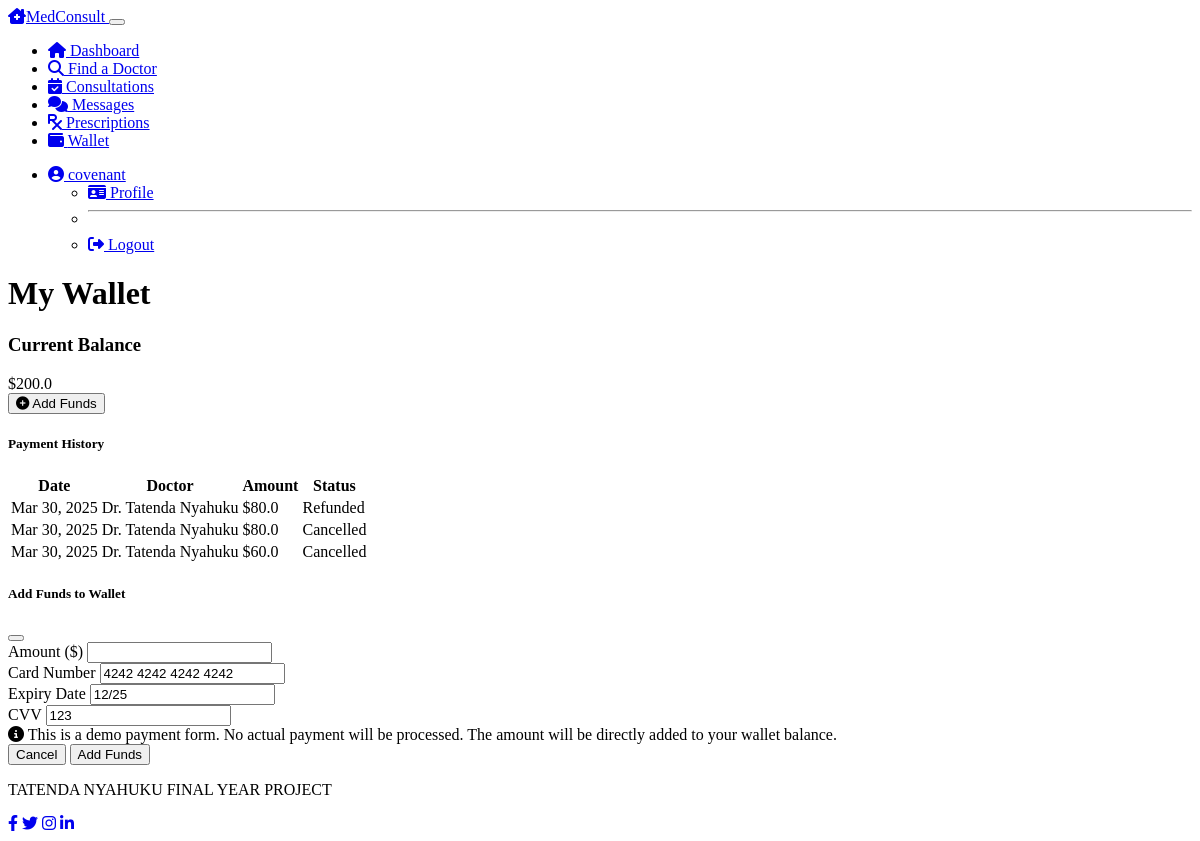
The app's page /patient/wallet (signed in), older data.
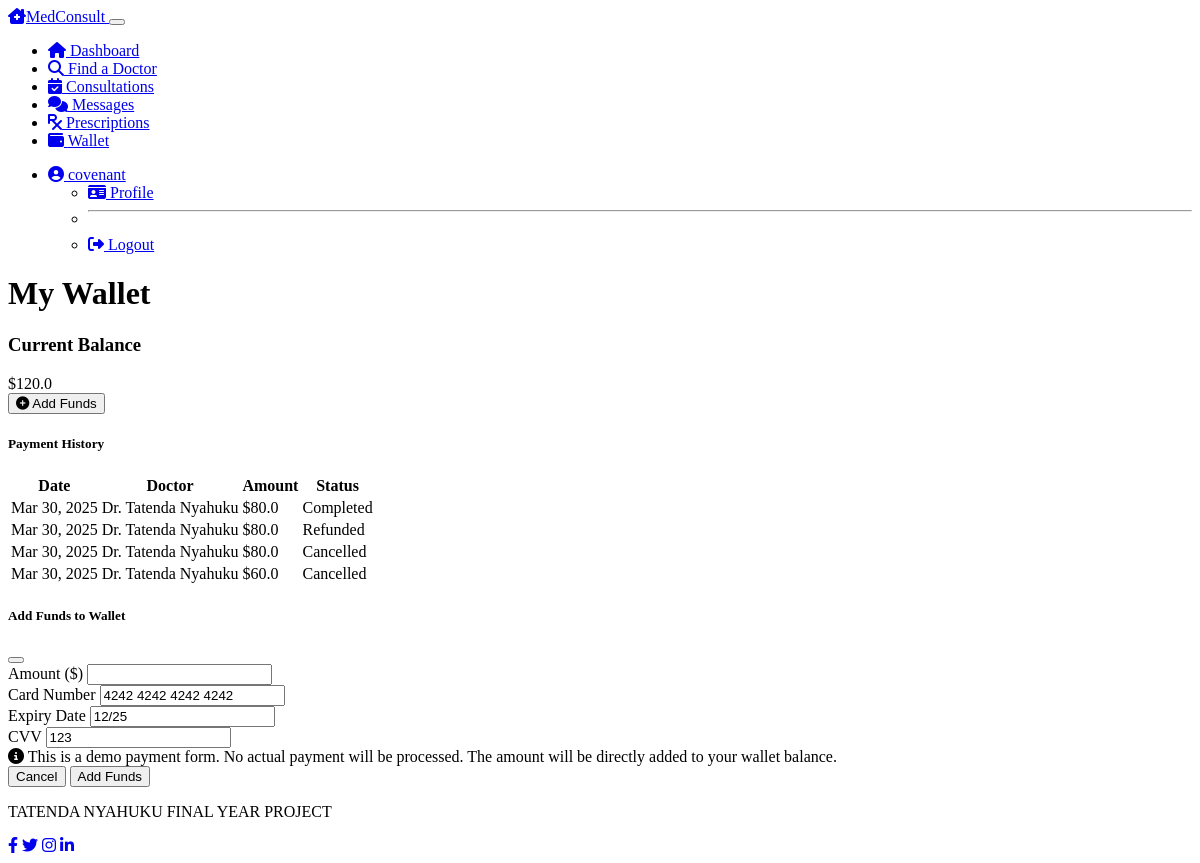
The same page, newer data.
### models.py (models this page shows, shortened)
class User(UserMixin, db.Model):
    __tablename__ = 'users'
    id = db.Column(db.Integer, primary_key=True)
    email = db.Column(db.String(120), unique=True, nullable=False)
    username = db.Column(db.String(64), nullable=False)
    password_hash = db.Column(db.String(256), nullable=False)
    role = db.Column(db.String(20), nullable=False)  # 'patient', 'doctor', 'admin'
    created_at = db.Column(db.DateTime, default=datetime.utcnow)
    patient = db.relationship('Patient', backref='user', uselist=False, lazy=True)
    doctor = db.relationship('Doctor', backref='user', uselist=False, lazy=True)

class Patient(db.Model):
    __tablename__ = 'patients'
    id = db.Column(db.Integer, primary_key=True)
    user_id = db.Column(db.Integer, db.ForeignKey('users.id'), nullable=False)
    first_name = db.Column(db.String(50), nullable=False)
    last_name = db.Column(db.String(50), nullable=False)
    date_of_birth = db.Column(db.Date, nullable=True)
    phone_number = db.Column(db.String(20), nullable=True)
    address = db.Column(db.String(200), nullable=True)
    consultations = db.relationship('Consultation', backref='patient', lazy=True)
    wallet_balance = db.Column(db.Float, default=0.0)

class Payment(db.Model):
    __tablename__ = 'payments'
    id = db.Column(db.Integer, primary_key=True)
    consultation_id = db.Column(db.Integer, db.ForeignKey('consultations.id'), nullable=False)
    amount = db.Column(db.Float, nullable=False)
    status = db.Column(db.String(50), default='pending')  # pending, completed, refunded
    timestamp = db.Column(db.DateTime, default=datetime.utcnow)
    consultation = db.relationship('Consultation', foreign_keys=[consultation_id])

class Doctor(db.Model):
    __tablename__ = 'doctors'
    id = db.Column(db.Integer, primary_key=True)
    user_id = db.Column(db.Integer, db.ForeignKey('users.id'), nullable=False)
    first_name = db.Column(db.String(50), nullable=False)
    last_name = db.Column(db.String(50), nullable=False)
    specialty = db.Column(db.String(100), nullable=False)
    license_number = db.Column(db.String(50), nullable=False)
    qualifications = db.Column(db.Text, nullable=True)
    min_fee = db.Column(db.Float, nullable=False)
    max_fee = db.Column(db.Float, nullable=False)
    is_verified = db.Column(db.Boolean, default=False)
    consultations = db.relationship('Consultation', backref='doctor', lazy=True)

### routes.py (the view, shortened to what this page needs)
@app.route('/patient/wallet', methods=['GET', 'POST'])
@login_required
@patient_required
def patient_wallet():
    payments = Payment.query.join(Consultation).filter(
        Consultation.patient_id == current_user.patient.id
    ).order_by(Payment.timestamp.desc()).all()
    return render_template('patient/wallet.html',
                          title='My Wallet',
                          wallet_balance=current_user.patient.wallet_balance,
                          payments=payments)

### models.py (called while the page is built)
@login_manager.user_loader
def load_user(user_id):
    user = User.query.get(int(user_id))
    if user:
        return user
    return None

### routes.py (called while the page is built)
def patient_required(f):
    @wraps(f)
    def decorated_function(*args, **kwargs):
        if not current_user.is_authenticated or current_user.role != 'patient':
            flash('Access denied: Patient access required', 'danger')
            return redirect(url_for('login'))
        return f(*args, **kwargs)
    return decorated_function

### templates/patient/wallet.html (shortened to what this page needs)
{% extends "layout.html" %}
{% block content %}
<div class="row mb-4">
    <div class="col-12">
        <h1 class="mb-4">My Wallet</h1>
    </div>
</div>
<div class="row">
    <div class="col-md-4 mb-4">
        <div class="card bg-dark text-light h-100">
            <div class="card-body text-center">
                <h3 class="mb-4">Current Balance</h3>
                <div class="display-4 mb-4">${{ wallet_balance|round(2) }}</div>
                <button class="btn btn-primary" data-bs-toggle="modal" data-bs-target="#addFundsModal">
                    <i class="fas fa-plus-circle me-1"></i> Add Funds
                </button>
            </div>
        </div>
    </div>
    <div class="col-md-8">
        <div class="card bg-dark text-light">
            <div class="card-header">
                <h5 class="mb-0">Payment History</h5>
            </div>
            <div class="card-body">
                {% if payments %}
                    <div class="table-responsive">
                        <table class="table table-dark table-striped">
                            <thead>
                                <tr>
                                    <th>Date</th>
                                    <th>Doctor</th>
                                    <th>Amount</th>
                                    <th>Status</th>
                                </tr>
                            </thead>
                            <tbody>
                                {% for payment in payments %}
                                    <tr>
                                        <td>{{ payment.timestamp.strftime('%b %d, %Y') }}</td>
                                        <td>Dr. {{ payment.consultation.doctor.first_name }} {{ payment.consultation.doctor.last_name }}</td>
                                        <td>${{ payment.amount }}</td>
                                        <td>
                                            {% if payment.status == 'pending' %}
                                                {% if payment.consultation.status == 'cancelled' %}
                                                    <span class="badge bg-secondary">Cancelled</span>
                                                {% else %}
                                                    <span class="badge bg-warning text-dark">Pending</span>
                                                {% endif %}
                                            {% elif payment.status == 'completed' %}
                                                <span class="badge bg-success">Completed</span>
                                            {% elif payment.status == 'refunded' %}
                                                <span class="badge bg-info">Refunded</span>
                                            {% endif %}
                                        </td>
                                    </tr>
                                {% endfor %}
                            </tbody>
                        </table>
                    </div>
                {% else %}
                    <div class="alert alert-info">
                        <i class="fas fa-info-circle me-2"></i>
                        No payment history yet.
                    </div>
                {% endif %}
            </div>
        </div>
    </div>
</div>
<div class="modal fade" id="addFundsModal" tabindex="-1" aria-labelledby="addFundsModalLabel" aria-hidden="true">
    <div class="modal-dialog">
        <div class="modal-content bg-dark text-light">
            <div class="modal-header">
                <h5 class="modal-title" id="addFundsModalLabel">Add Funds to Wallet</h5>
                <button type="button" class="btn-close" data-bs-dismiss="modal" aria-label="Close"></button>
            </div>
            <div class="modal-body">
                <form id="add-funds-form" method="post" action="{{ url_for('patient_wallet') }}">
                    <div class="form-group mb-3">
                        <label for="amount" class="form-label">Amount ($)</label>
                        <input type="number" class="form-control" id="amount" name="amount" min="10" step="1" required>
                    </div>
                    <div class="form-group mb-3">
                        <label for="cardNumber" class="form-label">Card Number</label>
                        <input type="text" class="form-control" id="cardNumber" placeholder="**** **** **** ****" value="4242 4242 4242 4242" required>
                    </div>
                    <div class="row mb-3">
                        <div class="col-md-6">
                            <label for="expiryDate" class="form-label">Expiry Date</label>
                            <input type="text" class="form-control" id="expiryDate" placeholder="MM/YY" value="12/25" required>
                        </div>
                        <div class="col-md-6">
                            <label for="cvv" class="form-label">CVV</label>
                            <input type="text" class="form-control" id="cvv" placeholder="***" value="123" required>
                        </div>
                    </div>
                    <div class="alert alert-info">
                        <i class="fas fa-info-circle me-2"></i>
                        This is a demo payment form. No actual payment will be processed.
                        The amount will be directly added to your wallet balance.
                    </div>
            </div>
            <div class="modal-footer">
                <button type="button" class="btn btn-secondary" data-bs-dismiss="modal">Cancel</button>
                <button type="submit" class="btn btn-primary">Add Funds</button>
            </div>
        </div>
    </div>
</div>
{% endblock %}

### templates/layout.html (shortened to what this page needs)
<!DOCTYPE html>
<html lang="en" data-bs-theme="dark">
<head>
    <link rel="stylesheet" href="https://cdn.replit.com/agent/bootstrap-agent-dark-theme.min.css">
    <link rel="stylesheet" href="https://cdnjs.cloudflare.com/ajax/libs/font-awesome/6.4.0/css/all.min.css">
    <link rel="stylesheet" href="{{ url_for('static', filename='css/styles.css') }}">
</head>
<body>
    <div class="content-wrapper">
        <header>
            {% if current_user.is_authenticated %}
                {% if current_user.role == 'patient' %}
                    {% include 'patient/navbar.html' %}
                {% elif current_user.role == 'doctor' %}
                    {% include 'doctor/navbar.html' %}
                {% elif current_user.role == 'admin' %}
                    {% include 'admin/navbar.html' %}
                {% endif %}
            {% endif %}
        </header>
        <main class="main-content py-4">
            <div class="container">
                {% block content %}{% endblock %}
            </div>
        </main>
        <footer class="footer bg-dark text-light py-3 mt-auto">
            <div class="container">
                <div class="row">
                    <div class="col-md-6">
                        <p class="mb-0">TATENDA NYAHUKU FINAL YEAR PROJECT</p>
                    </div>
                    <div class="col-md-6 text-md-end">
                        <a href="#" class="text-light me-3"><i class="fab fa-facebook-f"></i></a>
                        <a href="#" class="text-light me-3"><i class="fab fa-twitter"></i></a>
                        <a href="#" class="text-light me-3"><i class="fab fa-instagram"></i></a>
                        <a href="#" class="text-light"><i class="fab fa-linkedin-in"></i></a>
                    </div>
                </div>
            </div>
        </footer>
    </div>
</body>
</html>

### templates/patient/navbar.html (shortened to what this page needs)
<nav class="navbar navbar-expand-lg navbar-dark bg-dark">
    <div class="container">
        <a class="navbar-brand" href="{{ url_for('patient_dashboard') }}">
            <i class="fas fa-clinic-medical me-2"></i>MedConsult
        </a>
        <button class="navbar-toggler" type="button" data-bs-toggle="collapse" data-bs-target="#navbarPatient" aria-controls="navbarPatient" aria-expanded="false" aria-label="Toggle navigation">
        </button>
        <div class="collapse navbar-collapse" id="navbarPatient">
            <ul class="navbar-nav me-auto">
                <li class="nav-item">
                    <a class="nav-link {% if request.path == url_for('patient_dashboard') %}active{% endif %}" href="{{ url_for('patient_dashboard') }}">
                        <i class="fas fa-home me-1"></i> Dashboard
                    </a>
                </li>
                <li class="nav-item">
                    <a class="nav-link {% if request.path == url_for('find_doctor') %}active{% endif %}" href="{{ url_for('find_doctor') }}">
                        <i class="fas fa-search me-1"></i> Find a Doctor
                    </a>
                </li>
                <li class="nav-item">
                    <a class="nav-link {% if request.path == url_for('patient_consultations') %}active{% endif %}" href="{{ url_for('patient_consultations') }}">
                        <i class="fas fa-calendar-check me-1"></i> Consultations
                    </a>
                </li>
                <li class="nav-item">
                    <a class="nav-link {% if request.path == url_for('patient_messages') %}active{% endif %}" href="{{ url_for('patient_messages') }}">
                        <i class="fas fa-comments me-1"></i> Messages
                    </a>
                </li>
                <li class="nav-item">
                    <a class="nav-link {% if request.path == url_for('patient_prescriptions') %}active{% endif %}" href="{{ url_for('patient_prescriptions') }}">
                        <i class="fas fa-prescription me-1"></i> Prescriptions
                    </a>
                </li>
                <li class="nav-item">
                    <a class="nav-link {% if request.path == url_for('patient_wallet') %}active{% endif %}" href="{{ url_for('patient_wallet') }}">
                        <i class="fas fa-wallet me-1"></i> Wallet
                    </a>
                </li>
            </ul>
            <ul class="navbar-nav">
                <li class="nav-item dropdown">
                    <a class="nav-link dropdown-toggle" href="#" id="navbarDropdown" role="button" data-bs-toggle="dropdown" aria-expanded="false">
                        <i class="fas fa-user-circle me-1"></i> {{ current_user.username }}
                    </a>
                    <ul class="dropdown-menu dropdown-menu-end" aria-labelledby="navbarDropdown">
                        <li>
                            <a class="dropdown-item {% if request.path == url_for('patient_profile') %}active{% endif %}" href="{{ url_for('patient_profile') }}">
                                <i class="fas fa-id-card me-2"></i> Profile
                            </a>
                        </li>
                        <li><hr class="dropdown-divider"></li>
                        <li>
                            <a class="dropdown-item" href="{{ url_for('logout') }}">
                                <i class="fas fa-sign-out-alt me-2"></i> Logout
                            </a>
                        </li>
                    </ul>
                </li>
            </ul>
        </div>
    </div>
</nav>

Row changes from the older to the newer data that the page shows:
changed Patient: wallet_balance "200.0" → "120.0"
added Payment: timestamp "Mar 30, 2025", consultation.doctor.first_name "Tatenda", consultation.doctor.last_name "Nyahuku", amount "80.0", status "Completed"
